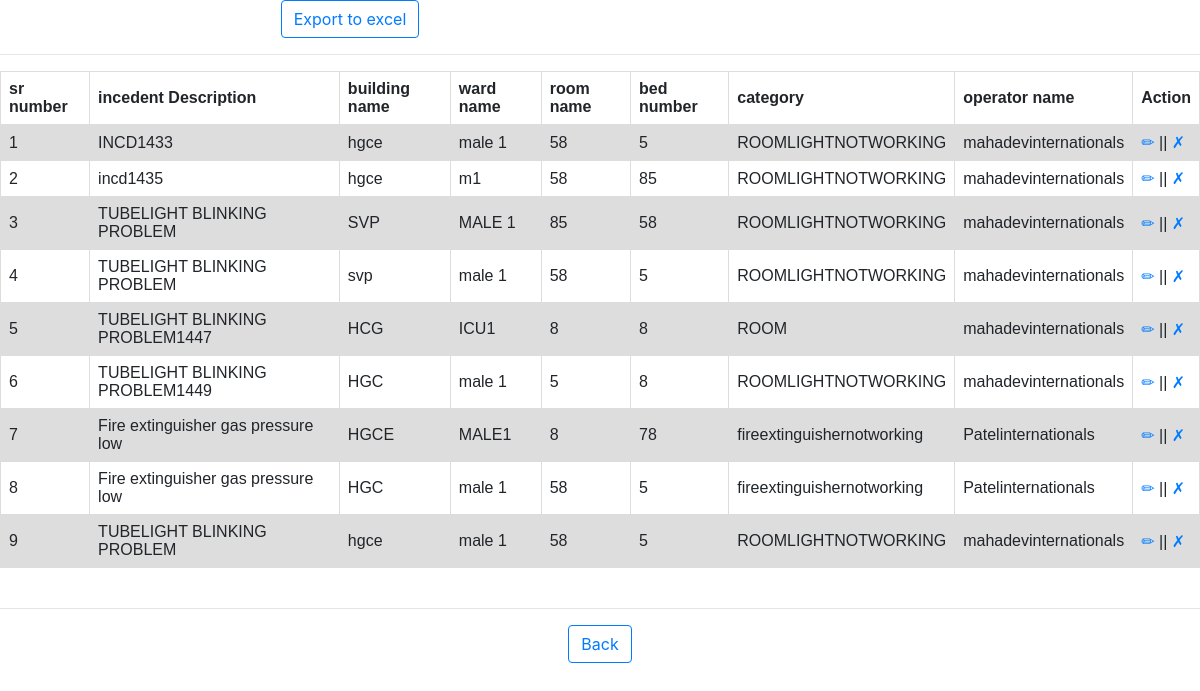
The page /hello/viewinc on the database its author committed.
### hello/models.py (models this page shows)
class inc(models.Model):
    incdes=models.TextField(max_length=800,default='')
    buildname=models.CharField(max_length=80,default='')
    wardname=models.CharField(max_length=80,default='')
    roomname=models.CharField(max_length=80,default='')
    bedname=models.CharField(max_length=10,default='')
    catname=models.CharField(max_length=80,default='')
    opname=models.CharField(max_length=80,default='')

### hello/views.py (the view)
# urls.py: path("viewinc",views.viewinc,name="viewinc"),
def viewinc(request):
    results=inc.objects.all()
    return render(request,'viewinc.html',{"crudst":results})

### hello/templates/viewinc.html (shortened to what this page needs)
<html>
<head>
    <link rel="stylesheet" href="https://cdn.jsdelivr.net/npm/bootstrap@4.5.3/dist/css/bootstrap.min.css">
</head>
<body>
<form method='POST' action={% url 'hello:incex' %}>
                                <div class="col-sm-7 col-8">
                                   <center> <h4 class="page-title h4"><input type='submit'value='Export to excel' class="btn btn-outline-primary"></h4></center>
                                </div>
                                </form>
<hr>
 <table>
                <tr>
                    <th>sr number</th>
                    <th>incedent Description</th>
                    <th>building name</th>
                    <th>ward name</th>
                    <th>room name </th>
                    <th>bed number </th>
                    <th>category</th>
                    <th>operator name</th>
                    <th>Action</th>
                </tr>
                 {% for displayst in crudst %}
                    <tr>
                        <td>{{forloop.counter}}</td>
                        <td>{{displayst.incdes}}</td>
                        <td>{{displayst.buildname}}</td>
                        <td>{{displayst.wardname}}</td>
                        <td>{{displayst.roomname}}</td>
                        <td>{{displayst.bedname}}</td>
                        <td>{{displayst.catname}}</td>
                        <td>{{displayst.opname}}</td>
                        <td> <a href="{% url 'hello:incupdate' displayst.id %}"> &#x270F; </a> ||
                            <a href="{% url 'hello:incdelete' displayst.id %}">&#x2717;</a></td>
                    </tr>
                {% endfor %}
            </table><br>
<hr>
            <center><a href="{% url 'admin1:ind' %}" class="btn btn-outline-primary">Back</a></center>
        </body>
</html>

### hello/templates/viewinc.html (style rules this page uses)
table { font-family: arial, sans-serif; border-collapse: collapse; width: 100%; }
td, th { border: 1px solid #dddddd; text-align: left; padding: 8px; }
tr:nth-child(even) { background-color: #dddddd; }

### rows shown on the page
inc: incdes "INCD1433", buildname "hgce", wardname "male 1", roomname "58", bedname "5", catname "ROOMLIGHTNOTWORKING", opname "mahadevinternationals"
inc: incdes "incd1435", buildname "hgce", wardname "m1", roomname "58", bedname "85", catname "ROOMLIGHTNOTWORKING", opname "mahadevinternationals"
inc: incdes "TUBELIGHT BLINKING PROBLEM", buildname "SVP", wardname "MALE 1", roomname "85", bedname "58", catname "ROOMLIGHTNOTWORKING", opname "mahadevinternationals"
inc: incdes "TUBELIGHT BLINKING PROBLEM", buildname "svp", wardname "male 1", roomname "58", bedname "5", catname "ROOMLIGHTNOTWORKING", opname "mahadevinternationals"
inc: incdes "TUBELIGHT BLINKING PROBLEM1447", buildname "HCG", wardname "ICU1", roomname "8", bedname "8", catname "ROOM", opname "mahadevinternationals"
inc: incdes "TUBELIGHT BLINKING PROBLEM1449", buildname "HGC", wardname "male 1", roomname "5", bedname "8", catname "ROOMLIGHTNOTWORKING", opname "mahadevinternationals"
inc: incdes "Fire extinguisher gas pressure low", buildname "HGCE", wardname "MALE1", roomname "8", bedname "78", catname "fireextinguishernotworking", opname "Patelinternationals"
inc: incdes "Fire extinguisher gas pressure low", buildname "HGC", wardname "male 1", roomname "58", bedname "5", catname "fireextinguishernotworking", opname "Patelinternationals"
inc: incdes "TUBELIGHT BLINKING PROBLEM", buildname "hgce", wardname "male 1", roomname "58", bedname "5", catname "ROOMLIGHTNOTWORKING", opname "mahadevinternationals"
